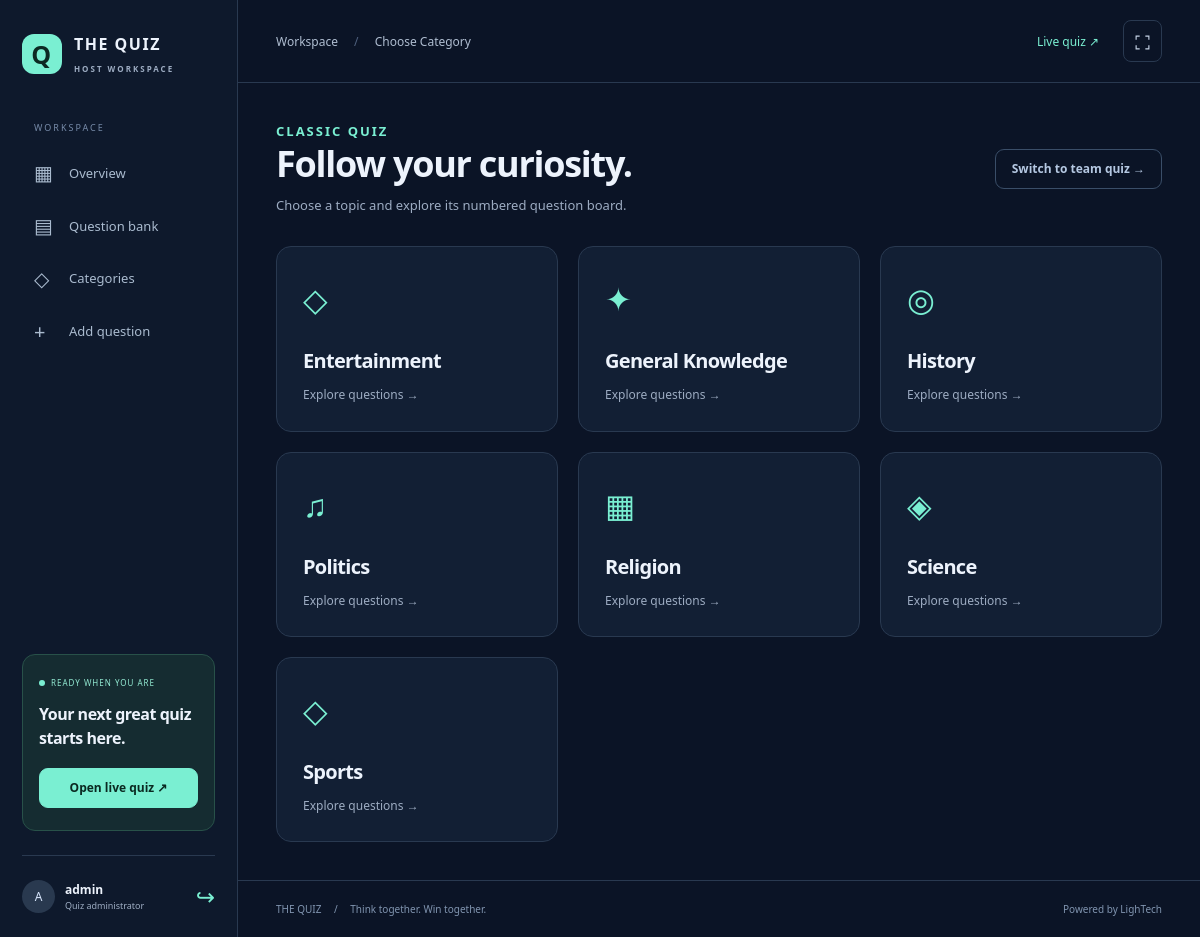
/cat.php (signed in), run on the app's committed database.
### tables this page shows
CREATE TABLE `categories` (
  `id` int(11) NOT NULL AUTO_INCREMENT,
  `name` varchar(150) NOT NULL,
  `slug` varchar(150) NOT NULL,
  `created_at` timestamp NOT NULL DEFAULT current_timestamp(),
  PRIMARY KEY (`id`),
  UNIQUE KEY `slug` (`slug`)
);

### includes/functions.php (called while the page is built, shortened)
<?php
function isAdmin(): bool {
    return isset($_SESSION['admin_logged_in']) && $_SESSION['admin_logged_in'] === true;
}
function getCategories(mysqli $conn): array {
    $result = mysqli_query($conn, "SELECT * FROM categories ORDER BY name ASC");
    return mysqli_fetch_all($result, MYSQLI_ASSOC);
}

### cat.php (the view)
<?php
include 'conn.php';
include 'includes/functions.php';
if (isAdmin()) {
    $categories = getCategories($conn);
} else {
    $categories = getCategoriesByStatus($conn, 'active');
}
$pageTitle = 'Choose Category';
include 'includes/header.php';
?>
<div class="page-heading"><div><p class="eyebrow">CLASSIC QUIZ</p><h1>Follow your curiosity.</h1><p>Choose a topic and explore its numbered question board.</p></div><a class="btn btn-outline-info" href="play/">Switch to team quiz →</a></div><div class="category-grid">
<?php foreach ($categories as $i=>$cat): ?><a class="category-tile" href="category.php?cat=<?= urlencode($cat['slug']) ?>"><span aria-hidden="true"><?= ['◇','✦','◎','♫','▦','◈'][$i%6] ?></span><h2><?= htmlspecialchars($cat['name']) ?></h2><p>Explore questions →</p></a><?php endforeach; ?>
<?php if (!$categories): ?><div class="empty-state"><h2>No categories yet</h2><p>Your quiz topics will appear here.</p></div><?php endif; ?></div>
<?php include 'includes/footer.php'; ?>

### includes/header.php (shortened to what this page needs)
<?php
$pageTitle = $pageTitle ?? 'THE QUIZ';
$currentPage = basename($_SERVER['SCRIPT_NAME'] ?? '');
$adminView = function_exists('isAdmin') && isAdmin();
$navItems = [['dashboard.php','▦','Overview'],['questions.php','▤','Question bank'],['categories.php','◇','Categories'],['insert.php','+','Add question']];
?>
<!doctype html>
<html lang="en"><head><meta charset="UTF-8"><meta name="viewport" content="width=device-width, initial-scale=1"><meta name="theme-color" content="#0b1426"><title><?= htmlspecialchars($pageTitle) ?> · THE QUIZ</title>
<link rel="stylesheet" href="assets/css/bootstrap.min.css"><link rel="stylesheet" href="assets/css/system.css">
<script src="assets/js/bootstrap.bundle.min.js"></script><script src="assets/js/system.js" defer></script></head>
<body class="quiz-system <?= $adminView ? 'has-sidebar' : 'guest-layout' ?>">
<?php if ($adminView): ?>
<aside class="app-sidebar" id="app-sidebar"><a class="app-brand" href="dashboard.php"><span class="brand-mark">Q</span><span>THE QUIZ<small>HOST WORKSPACE</small></span></a><span class="nav-caption">WORKSPACE</span><nav aria-label="Main navigation">
<?php foreach ($navItems as [$href,$icon,$label]): $selected=$currentPage===$href || ($href==='questions.php' && in_array($currentPage,['update.php','category.php'])) || ($href==='categories.php' && $currentPage==='category_edit.php'); ?>
<a href="<?= $href ?>" <?= $selected ? 'class="selected" aria-current="page"' : '' ?>><span aria-hidden="true"><?= $icon ?></span><?= $label ?></a>
<?php endforeach; ?></nav><div class="sidebar-live"><span class="live-dot"></span>READY WHEN YOU ARE<h3>Your next great quiz<br>starts here.</h3><a class="btn btn-primary w-100" href="play/">Open live quiz ↗</a></div><div class="sidebar-bottom"><div class="avatar"><?= htmlspecialchars(strtoupper(substr($_SESSION['admin_username'] ?? 'H',0,1))) ?></div><div><strong><?= htmlspecialchars($_SESSION['admin_username'] ?? 'Host') ?></strong><small>Quiz administrator</small></div><a href="logout.php" aria-label="Sign out" title="Sign out">↪</a></div></aside>
<?php endif; ?>
<div class="app-workspace"><header class="app-topbar"><?php if ($adminView): ?><button class="menu-toggle" aria-controls="app-sidebar" aria-expanded="false" aria-label="Open navigation">☰</button><span class="breadcrumb-label">Workspace <span>/</span> <?= htmlspecialchars($pageTitle) ?></span><?php else: ?><a class="app-brand" href="index.php"><span class="brand-mark">Q</span> THE QUIZ</a><?php endif; ?><div class="topbar-actions"><a href="<?= $adminView?'play/':'login.php' ?>"><?= $adminView?'Live quiz ↗':'Host sign in →' ?></a><button class="fullscreen-control" type="button" aria-label="Toggle fullscreen" title="Fullscreen"><svg width="17" height="17" viewBox="0 0 24 24" fill="none" stroke="currentColor" stroke-width="1.6" aria-hidden="true"><path d="M8 3H3v5m13-5h5v5M3 16v5h5m13-5v5h-5"/></svg></button></div></header><main id="main-content" class="app-content">

### includes/footer.php
</main><footer class="app-footer"><span>THE QUIZ <span class="footer-divider">/</span> Think together. Win together.</span><span>Powered by LighTech</span></footer></div></body></html>

### assets/css/system.css (style rules this page uses)
:root { --bg:#0b1426;--panel:#121f34;--border:#293950;--muted:#9dacc2;--mint:#7aefd2;--white:#edf3fc;--bs-body-color:#edf3fc;--bs-body-bg:#0b1426;color-scheme:dark }
* { box-sizing:border-box }
body.quiz-system { margin:0;background:var(--bg);color:var(--white);font:15px/1.6 'Segoe UI',Arial,sans-serif;min-height:100vh;text-align:left }
a { color:var(--mint);text-decoration:none }
button,input,select,textarea { font:inherit }
button,a,input,select,textarea { outline-offset:4px }
h1,h2,h3,h4,h5 { color:var(--white);font-weight:650;letter-spacing:-.035em;line-height:1.2 }
h1 { font-size:clamp(28px,3vw,38px) }
h2 { font-size:24px }
h3 { font-size:20px }
p { color:var(--muted) }
.app-sidebar { position:fixed;inset:0 auto 0 0;width:238px;background:#0e192c;border-right:1px solid var(--border);padding:32px 22px 22px;z-index:1035;display:flex;flex-direction:column }
.app-brand { display:flex;align-items:center;gap:12px;color:var(--white);font-weight:750;letter-spacing:1.5px;font-size:16px }
.brand-mark { background:var(--mint);color:#0c2923;display:grid;place-items:center;width:40px;height:40px;border-radius:12px;font-size:25px;font-weight:800;flex-shrink:0 }
.app-brand small { display:block;font-size:8px;letter-spacing:2px;color:var(--muted);margin-top:5px }
.nav-caption { font-size:9px;letter-spacing:2px;color:#778ba9;margin:46px 12px 15px }
.app-sidebar nav { display:flex;flex-direction:column;gap:8px }
.app-sidebar nav a { padding:12px;border-radius:9px;color:#aabbcf;font-size:13px;display:flex;align-items:center;gap:12px }
.app-sidebar nav a>span { font-size:20px;width:23px;line-height:1 }
.sidebar-live { margin-top:auto;padding:22px 16px;background:#152c31;border:1px solid #285149;border-radius:13px;color:#92e9d2;font-size:8px;letter-spacing:1px }
.live-dot { display:inline-block;width:6px;height:6px;border-radius:50%;background:var(--mint);margin-right:6px }
.sidebar-live h3 { font-size:16px;line-height:1.5;letter-spacing:-.03em;margin:12px 0 18px }
.sidebar-live .btn { font-size:12px;letter-spacing:0 }
.sidebar-bottom { display:flex;align-items:center;gap:10px;margin-top:24px;padding-top:22px;border-top:1px solid var(--border);font-size:12px;min-width:0 }
.sidebar-bottom>div:nth-child(2) { min-width:0;flex:1 }
.sidebar-bottom strong { display:block;overflow:hidden;text-overflow:ellipsis }
.sidebar-bottom small { display:block;font-size:9px;color:var(--muted) }
.sidebar-bottom>a { font-size:23px }
.avatar { width:33px;height:33px;border-radius:50%;background:#29394f;display:grid;place-items:center;color:#d9e7fd;flex-shrink:0 }
.has-sidebar .app-workspace { margin-left:238px }
.app-workspace { min-height:100vh;display:flex;flex-direction:column;min-width:0 }
.app-topbar { min-height:83px;border-bottom:1px solid var(--border);padding:20px 38px;display:flex;align-items:center;gap:15px }
.breadcrumb-label { font-size:12px;color:#afbdd0 }
.breadcrumb-label>span { color:#50627f;margin:0 13px }
.topbar-actions { margin-left:auto;display:flex;align-items:center;gap:24px;font-size:12px;white-space:nowrap }
.fullscreen-control,.menu-toggle { border:1px solid var(--border);border-radius:8px;background:transparent;color:#c5d2e5;padding:5px 10px;font-size:19px }
.app-content { padding:38px;max-width:1500px;width:100%;margin:auto;flex:1 }
.app-footer { border-top:1px solid var(--border);padding:20px 38px;display:flex;justify-content:space-between;gap:15px;color:#8195b0;font-size:10px }
.footer-divider { margin:0 10px }
.eyebrow { color:var(--mint);font-size:10px;font-weight:650;letter-spacing:2px;text-transform:uppercase;margin-bottom:10px }
.page-heading { display:flex;justify-content:space-between;align-items:center;gap:20px;margin-bottom:30px }
.page-heading h1 { margin:0 0 10px }
.page-heading p { font-size:13px;margin:0 }
.btn { border-radius:9px;padding:10px 16px;font-weight:600;font-size:12px;line-height:1.5 }
.btn-primary,.btn-success { background:var(--mint);border-color:var(--mint);color:#0a2921 }
.btn-outline-info,.btn-outline-primary,.btn-outline-light { color:#b5c8e2;border-color:#3a4e68;background:transparent }
.category-grid { display:grid;grid-template-columns:repeat(3,1fr);gap:20px }
.category-tile { display:block;padding:26px;border:1px solid var(--border);border-radius:15px;background:var(--panel);color:var(--white) }
.category-tile>span { font-size:32px;color:var(--mint);display:block;margin-bottom:25px }
.category-tile h2 { font-size:20px }
.category-tile p { font-size:12px;margin:12px 0 0 }

### data on the page
categories: i "◇", name "Entertainment"
categories: i "✦", name "General Knowledge"
categories: i "◎", name "History"
categories: i "♫", name "Politics"
categories: i "▦", name "Religion"
categories: i "◈", name "Science"
categories: i "◇", name "Sports"

### other printed values
$icon "▦"
$label "Overview"
$icon "▤"
$label "Question bank"
$icon "◇"
$label "Categories"
$icon "+"
$label "Add question"
substr($_SESSION['admin_username'] ?? 'H',0,1) "A"
$_SESSION['admin_username'] "admin"
$pageTitle "Choose Category"
